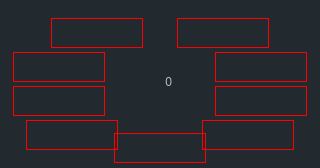
<?xml version="1.0" encoding="UTF-8"?>
<ui version="4.0">
 <class>MiniTable</class>
 <widget class="QWidget" name="MiniTable">
  <property name="geometry">
   <rect>
    <x>0</x>
    <y>0</y>
    <width>320</width>
    <height>168</height>
   </rect>
  </property>
  <property name="minimumSize">
   <size>
    <width>320</width>
    <height>168</height>
   </size>
  </property>
  <property name="maximumSize">
   <size>
    <width>320</width>
    <height>232</height>
   </size>
  </property>
  <widget class="QWidget" name="minitbl_container" native="true">
   <property name="geometry">
    <rect>
     <x>0</x>
     <y>0</y>
     <width>320</width>
     <height>168</height>
    </rect>
   </property>
   <property name="minimumSize">
    <size>
     <width>320</width>
     <height>168</height>
    </size>
   </property>
   <property name="maximumSize">
    <size>
     <width>320</width>
     <height>168</height>
    </size>
   </property>
   <property name="styleSheet">
    <string notr="true">#minitbl_container {
    background-repeat: no-repeat;
	background-image: url(:/textures/game/minitable2.png);
    background-position: center;
    background-attachment: fixed;
    background-color: #222a30;
}

.QFrame {
    border: 1px solid red;
}</string>
   </property>
   <widget class="ns_widget::MinitableItem" name="item_0">
    <property name="geometry">
     <rect>
      <x>114</x>
      <y>133</y>
      <width>92</width>
      <height>30</height>
     </rect>
    </property>
    <property name="minimumSize">
     <size>
      <width>92</width>
      <height>30</height>
     </size>
    </property>
    <property name="maximumSize">
     <size>
      <width>92</width>
      <height>30</height>
     </size>
    </property>
   </widget>
   <widget class="ns_widget::MinitableItem" name="item_6">
    <property name="geometry">
     <rect>
      <x>215</x>
      <y>52</y>
      <width>92</width>
      <height>30</height>
     </rect>
    </property>
    <property name="minimumSize">
     <size>
      <width>92</width>
      <height>30</height>
     </size>
    </property>
    <property name="maximumSize">
     <size>
      <width>92</width>
      <height>30</height>
     </size>
    </property>
   </widget>
   <widget class="ns_widget::MinitableItem" name="item_7">
    <property name="geometry">
     <rect>
      <x>215</x>
      <y>86</y>
      <width>92</width>
      <height>30</height>
     </rect>
    </property>
    <property name="minimumSize">
     <size>
      <width>92</width>
      <height>30</height>
     </size>
    </property>
    <property name="maximumSize">
     <size>
      <width>92</width>
      <height>30</height>
     </size>
    </property>
   </widget>
   <widget class="QLabel" name="waiters_count">
    <property name="geometry">
     <rect>
      <x>148</x>
      <y>69</y>
      <width>26</width>
      <height>26</height>
     </rect>
    </property>
    <property name="minimumSize">
     <size>
      <width>26</width>
      <height>26</height>
     </size>
    </property>
    <property name="maximumSize">
     <size>
      <width>26</width>
      <height>26</height>
     </size>
    </property>
    <property name="styleSheet">
     <string notr="true">QLabel {
    color: #b0bec5;
	font: 500 11px &quot;Open Sans&quot;;
	background-image: url(:/textures/Common/icons/icon_waiting.png);
	background-position: left;
	background-attachment: fixed;
	background-repeat: no-repeat;
}</string>
    </property>
    <property name="text">
     <string notr="true">0</string>
    </property>
    <property name="alignment">
     <set>Qt::AlignRight|Qt::AlignTrailing|Qt::AlignVCenter</set>
    </property>
    <property name="indent">
     <number>2</number>
    </property>
   </widget>
   <widget class="ns_widget::MinitableItem" name="item_1">
    <property name="geometry">
     <rect>
      <x>26</x>
      <y>120</y>
      <width>92</width>
      <height>30</height>
     </rect>
    </property>
    <property name="minimumSize">
     <size>
      <width>92</width>
      <height>30</height>
     </size>
    </property>
    <property name="maximumSize">
     <size>
      <width>92</width>
      <height>30</height>
     </size>
    </property>
    <property name="buttonOffset" stdset="0">
     <number>29</number>
    </property>
    <property name="pos_players_9" stdset="0">
     <point>
      <x>26</x>
      <y>120</y>
     </point>
    </property>
    <property name="pos_players_6" stdset="0">
     <point>
      <x>215</x>
      <y>90</y>
     </point>
    </property>
    <property name="pos_players_2" stdset="0">
     <point>
      <x>114</x>
      <y>3</y>
     </point>
    </property>
    <property name="buttonOffset_2" stdset="0">
     <number>0</number>
    </property>
    <property name="buttonOffset_6" stdset="0">
     <number>0</number>
    </property>
    <property name="buttonOffset_9" stdset="0">
     <number>29</number>
    </property>
   </widget>
   <widget class="ns_widget::MinitableItem" name="item_8">
    <property name="geometry">
     <rect>
      <x>202</x>
      <y>120</y>
      <width>92</width>
      <height>30</height>
     </rect>
    </property>
    <property name="minimumSize">
     <size>
      <width>92</width>
      <height>30</height>
     </size>
    </property>
    <property name="maximumSize">
     <size>
      <width>92</width>
      <height>30</height>
     </size>
    </property>
    <property name="buttonOffset" stdset="0">
     <number>-29</number>
    </property>
   </widget>
   <widget class="ns_widget::MinitableItem" name="item_2">
    <property name="geometry">
     <rect>
      <x>13</x>
      <y>86</y>
      <width>92</width>
      <height>30</height>
     </rect>
    </property>
    <property name="minimumSize">
     <size>
      <width>92</width>
      <height>30</height>
     </size>
    </property>
    <property name="maximumSize">
     <size>
      <width>92</width>
      <height>30</height>
     </size>
    </property>
    <property name="buttonOffset" stdset="0">
     <number>0</number>
    </property>
    <property name="pos_players_9" stdset="0">
     <point>
      <x>13</x>
      <y>86</y>
     </point>
    </property>
    <property name="pos_players_6" stdset="0">
     <point>
      <x>215</x>
      <y>47</y>
     </point>
    </property>
    <property name="buttonOffset_6" stdset="0">
     <number>0</number>
    </property>
    <property name="buttonOffset_9" stdset="0">
     <number>0</number>
    </property>
   </widget>
   <widget class="ns_widget::MinitableItem" name="item_3">
    <property name="geometry">
     <rect>
      <x>13</x>
      <y>52</y>
      <width>92</width>
      <height>30</height>
     </rect>
    </property>
    <property name="minimumSize">
     <size>
      <width>92</width>
      <height>30</height>
     </size>
    </property>
    <property name="maximumSize">
     <size>
      <width>92</width>
      <height>30</height>
     </size>
    </property>
    <property name="buttonOffset" stdset="0">
     <number>0</number>
    </property>
    <property name="pos_players_9" stdset="0">
     <point>
      <x>13</x>
      <y>52</y>
     </point>
    </property>
    <property name="pos_players_6" stdset="0">
     <point>
      <x>114</x>
      <y>3</y>
     </point>
    </property>
    <property name="buttonOffset_6" stdset="0">
     <number>0</number>
    </property>
    <property name="buttonOffset_9" stdset="0">
     <number>0</number>
    </property>
   </widget>
   <widget class="ns_widget::MinitableItem" name="item_4">
    <property name="geometry">
     <rect>
      <x>51</x>
      <y>18</y>
      <width>92</width>
      <height>30</height>
     </rect>
    </property>
    <property name="minimumSize">
     <size>
      <width>92</width>
      <height>30</height>
     </size>
    </property>
    <property name="maximumSize">
     <size>
      <width>92</width>
      <height>30</height>
     </size>
    </property>
    <property name="buttonOffset" stdset="0">
     <number>29</number>
    </property>
    <property name="pos_players_9" stdset="0">
     <point>
      <x>51</x>
      <y>18</y>
     </point>
    </property>
    <property name="pos_players_6" stdset="0">
     <point>
      <x>13</x>
      <y>47</y>
     </point>
    </property>
    <property name="buttonOffset_6" stdset="0">
     <number>0</number>
    </property>
    <property name="buttonOffset_9" stdset="0">
     <number>29</number>
    </property>
   </widget>
   <widget class="ns_widget::MinitableItem" name="item_5">
    <property name="geometry">
     <rect>
      <x>177</x>
      <y>18</y>
      <width>92</width>
      <height>30</height>
     </rect>
    </property>
    <property name="minimumSize">
     <size>
      <width>92</width>
      <height>30</height>
     </size>
    </property>
    <property name="maximumSize">
     <size>
      <width>92</width>
      <height>30</height>
     </size>
    </property>
    <property name="buttonOffset" stdset="0">
     <number>-29</number>
    </property>
    <property name="pos_players_9" stdset="0">
     <point>
      <x>177</x>
      <y>18</y>
     </point>
    </property>
    <property name="pos_players_6" stdset="0">
     <point>
      <x>13</x>
      <y>90</y>
     </point>
    </property>
    <property name="buttonOffset_6" stdset="0">
     <number>0</number>
    </property>
    <property name="buttonOffset_9" stdset="0">
     <number>-29</number>
    </property>
   </widget>
  </widget>
 </widget>
 <customwidgets>
  <customwidget>
   <class>ns_widget::MinitableItem</class>
   <extends>QFrame</extends>
   <header>widgets/widget_MiniTable.h</header>
   <container>1</container>
   <slots>
    <signal>buttonClicked()</signal>
    <signal>buttonMoved(int)</signal>
    <slot>setBusy()</slot>
    <slot>setBusy(bool)</slot>
    <slot>setFree()</slot>
    <slot>setFree(bool)</slot>
    <slot>setCurrentIndex(int)</slot>
    <slot>moveButton(int)</slot>
   </slots>
  </customwidget>
 </customwidgets>
 <resources>
  <include location="../resources.qrc"/>
 </resources>
 <connections/>
</ui>
